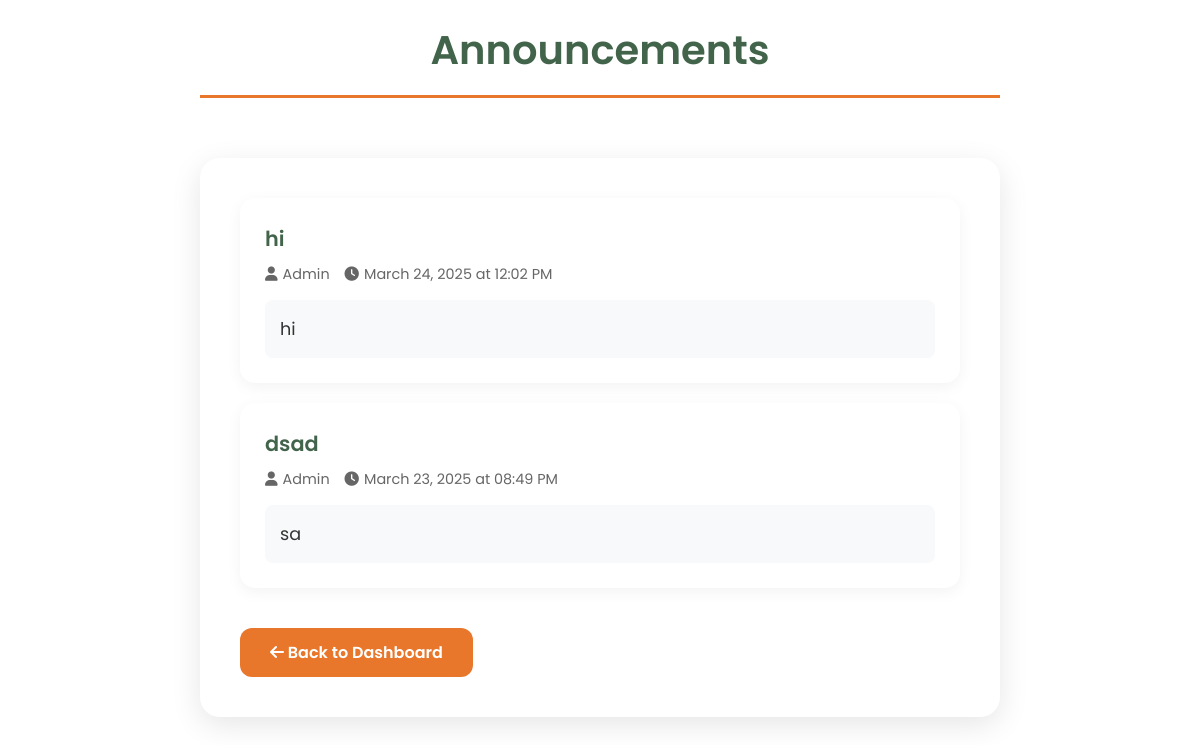
Page /announcement on the earlier database version.
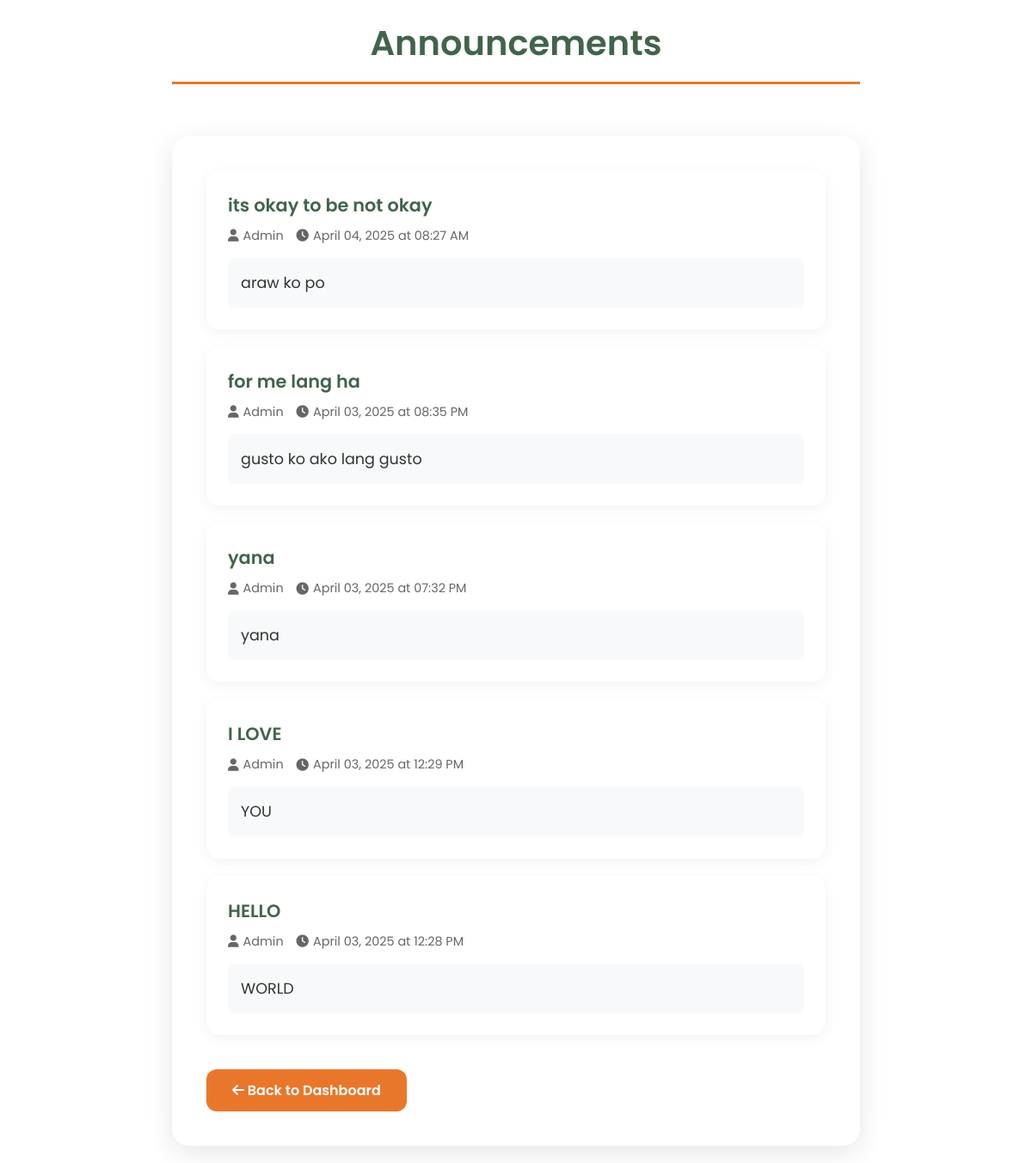
Same page on the later database version.
### tables this page shows
CREATE TABLE announcements (
            id INTEGER PRIMARY KEY AUTOINCREMENT,
            title TEXT NOT NULL,
            content TEXT NOT NULL,
            admin TEXT NOT NULL,
            message TEXT NOT NULL,
            date_posted DATETIME NOT NULL,
            created_at DATETIME DEFAULT CURRENT_TIMESTAMP
        );

### app.py (the view)
@app.route('/announcement')
def announcement():
    with sqlite3.connect('users.db') as conn:
        cursor = conn.cursor()
        cursor.execute('SELECT title, admin, message, date_posted FROM announcements ORDER BY date_posted DESC')
        announcements = cursor.fetchall()
    return render_template('announcement.html', announcements=announcements)

### app.py (called while the page is built)
@app.template_filter('datetime')
def format_datetime(value):
    if not value:
        return ''
    dt = datetime.strptime(value, '%Y-%m-%d %H:%M:%S')
    return dt.strftime('%B %d, %Y at %I:%M %p')

### templates/announcement.html (shortened to what this page needs)
<!DOCTYPE html>
<html lang="en">
<head>
    <link rel="stylesheet" href="https://cdnjs.cloudflare.com/ajax/libs/font-awesome/6.0.0/css/all.min.css">
</head>
<body>
    <div class="content">
        <div class="header">Announcements</div>
    </div>
    <div class="container">
        {% if announcements %}
            {% for announcement in announcements %}
                <div class="announcement-item">
                    <strong>{{ announcement[0] }}</strong>
                    <div class="announcement-meta">
                        <div class="admin">
                            <i class="fas fa-user"></i>
                            {{ announcement[1] }}
                        </div>
                        <div class="time">
                            <i class="fas fa-clock"></i>
                            {{ announcement[3]|datetime }}
                        </div>
                    </div>
                    <p>{{ announcement[2] }}</p>
                </div>
            {% endfor %}
        {% else %}
            <div class="no-announcements">
                No announcements yet.
            </div>
        {% endif %}
        <a href="{{ url_for('student_dashboard') }}" class="back-button">
            <i class="fas fa-arrow-left"></i>
            Back to Dashboard
        </a>
    </div>
</body>
</html>

### templates/announcement.html (style rules this page uses)
* { margin: 0; padding: 0; box-sizing: border-box; font-family: 'Poppins', sans-serif; }
body { background: #ffffff; min-height: 100vh; display: flex; flex-direction: column; align-items: center; padding: 20px; }
.content { width: 100%; max-width: 800px; margin-bottom: 30px; }
.header { color: #41644A; font-size: 2.5em; font-weight: 600; text-align: center; margin-bottom: 30px; padding-bottom: 15px; border-bottom: 3px solid #E9772B; }
.container { background: #ffffff; padding: 40px; border-radius: 20px; box-shadow: 0 8px 30px rgba(0, 0, 0, 0.1); width: 100%; max-width: 800px; animation: fadeIn 0.5s ease; }
.announcement-item { background: white; padding: 25px; border-radius: 15px; margin-bottom: 20px; box-shadow: 0 4px 15px rgba(0, 0, 0, 0.05); transition: transform 0.3s ease; }
.announcement-item strong { display: block; color: #41644A; font-size: 1.3em; margin-bottom: 10px; font-weight: 600; }
.announcement-meta { display: flex; align-items: center; gap: 15px; margin-bottom: 15px; color: #666; font-size: 0.9em; }
.announcement-meta .admin { display: flex; align-items: center; gap: 5px; }
.announcement-meta .time { display: flex; align-items: center; gap: 5px; }
.announcement-item p { color: #333; line-height: 1.6; font-size: 1.1em; background: #f8f9fa; padding: 15px; border-radius: 8px; }
.back-button { display: inline-block; padding: 12px 30px; background: #E9772B; color: white; text-decoration: none; border-radius: 12px; font-weight: 600; margin-top: 20px; transition: all 0.3s ease; }

Differences in the rows shown:
removed announcements: title "hi", admin "Admin", date_posted "March 24, 2025 at 12:02 PM", message "hi"
removed announcements: title "dsad", admin "Admin", date_posted "March 23, 2025 at 08:49 PM", message "sa"
added announcements: title "its okay to be not okay", admin "Admin", date_posted "April 04, 2025 at 08:27 AM", message "araw ko po"
added announcements: title "for me lang ha", admin "Admin", date_posted "April 03, 2025 at 08:35 PM", message "gusto ko ako lang gusto"
added announcements: title "yana", admin "Admin", date_posted "April 03, 2025 at 07:32 PM", message "yana"
added announcements: title "I LOVE", admin "Admin", date_posted "April 03, 2025 at 12:29 PM", message "YOU"
added announcements: title "HELLO", admin "Admin", date_posted "April 03, 2025 at 12:28 PM", message "WORLD"
